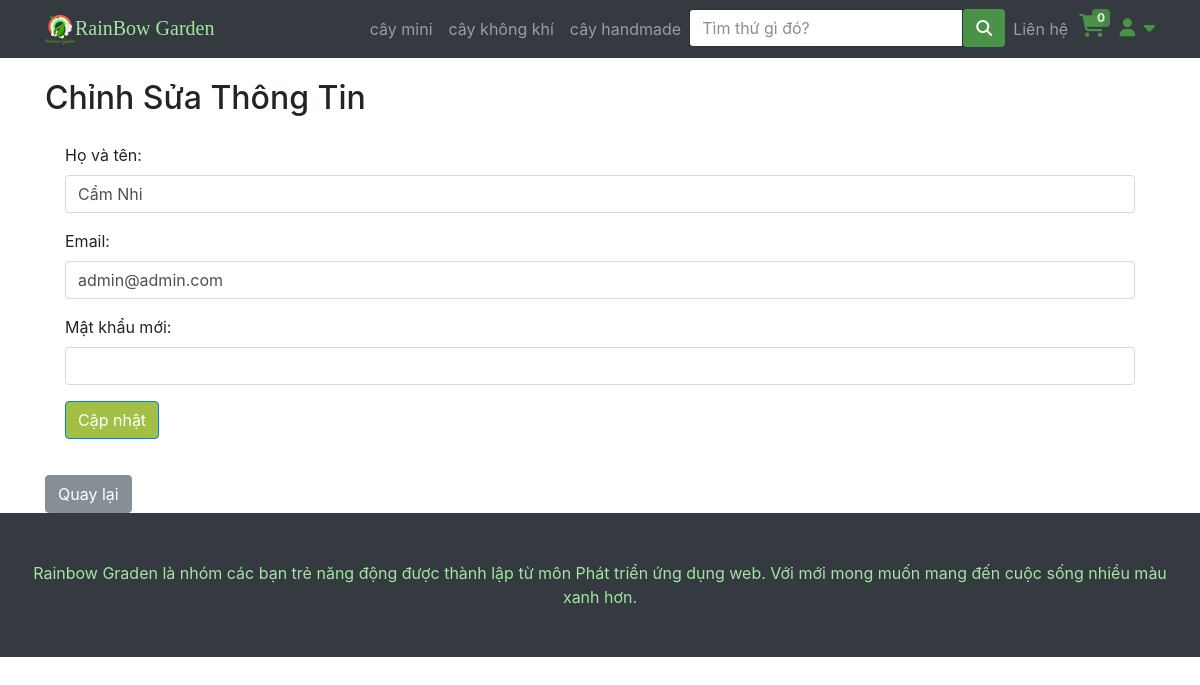
Page /edit_profile.php (signed in) on the committed database.
### tables this page shows
CREATE TABLE IF NOT EXISTS `category` (
  `id` int NOT NULL AUTO_INCREMENT,
  `name` varchar(200) DEFAULT NULL,
  `image` varchar(200) NOT NULL,
  PRIMARY KEY (`id`)
);

CREATE TABLE IF NOT EXISTS `account` (
  `id` int NOT NULL AUTO_INCREMENT,
  `role` varchar(20) NOT NULL DEFAULT 'client',
  `username` varchar(100) DEFAULT NULL,
  `passwords` varchar(100) DEFAULT NULL,
  `fullname` varchar(200) DEFAULT NULL,
  `createdate` datetime DEFAULT NULL,
  `lastmodified` datetime DEFAULT NULL,
  PRIMARY KEY (`id`)
);

### php/connectDB.php (called while the page is built, shortened)
<?php
class DataAccessHelper
{
	static $connection;
	public function connect()
	{
		self::$connection = new mysqli(DB_HOST, DB_USER, DB_PASSWORD, DB_NAME, DB_PORT);
		self::$connection->set_charset(DB_CHARSET);
	}
	public function executeQuery($sql)
	{
		return self::$connection->query($sql);
	}
}

### Cart.php (called while the page is built, shortened)
<?php
$count_cart = 0;

### edit_profile.php (the view, shortened to what this page needs)
<?php
include 'header.php';
$id = $_SESSION['account'];
$sql = "SELECT * FROM account WHERE id = '$id'";
$result = $db->executeQuery($sql);
$user = mysqli_fetch_assoc($result);
?>
<div class="container">
    <h2 class="mt-4">Chỉnh Sửa Thông Tin</h2>
    <form method="POST" action="" style="padding: 20px;">
        <div class="form-group">
            <label for="fullname">Họ và tên:</label>
            <input type="text" name="fullname" class="form-control" id="fullname" value="<?php echo htmlspecialchars($user['fullname']); ?>" required>
        </div>
        <div class="form-group">
            <label for="email">Email:</label>
            <input type="email" name="username" class="form-control" id="email" value="<?php echo htmlspecialchars($user['username']); ?>" required>
        </div>
        <div class="form-group">
            <label for="password">Mật khẩu mới:</label>
            <input type="password" name="password" class="form-control" id="password" required>
        </div>
        <button type="submit" class="btn btn-primary">Cập nhật</button>
    </form>
    <a href="profile.php" class="btn btn-secondary mt-3">Quay lại</a>
</div>
<?php
include "footer.php";

### header.php (shortened to what this page needs)
<?php
include "php/connectDB.php";
$db = new DataAccessHelper;
$db->connect();
include('Cart.php');
?>
<!DOCTYPE html>
<html lang="en">
<head>
    <link href="vendor/bootstrap/css/bootstrap.min.css" rel="stylesheet">
    <link href="css/modern-business.css" rel="stylesheet">
    <link href="css/icon-fonts.min.css" rel="stylesheet">
    <link href="css/settings.css" rel="stylesheet">
    <link href="css/grid-and-effects.css" rel="stylesheet">
    <link href="css/custom.css" rel="stylesheet">
    <link href="css/styles.css" rel="stylesheet">
    <link rel="stylesheet" href="https://cdnjs.cloudflare.com/ajax/libs/font-awesome/6.7.1/css/all.min.css">
</head>
<body>
    <nav class="navbar fixed-top navbar-expand-lg navbar-dark bg-dark fixed-top">
        <div class="container">
            <a class="navbar-brand GreenBrand" href="index.php"><img src="img/logobn.png">RainBow Garden</a>
            <div class="collapse navbar-collapse" id="navbarResponsive">
                <ul class="navbar-nav ml-auto">
                    <?php
                    $query = $db->executeQuery("SELECT * FROM category");
                    $result = mysqli_fetch_all($query, MYSQLI_ASSOC);
                    ?>
                    <?php foreach ($result as $value) : ?>
                        <li class="nav-item">
                            <a class="nav-link" href="loaicay?category=<?php echo $value['id'] ?>"><?php echo $value['name'] ?></a>
                        </li>
                    <?php endforeach; ?>
                    <li>
                        <form class="input-with-submit header-search" method="GET">
                            <div class="input-group">
                                <input type="text" class="form-control" placeholder="Tìm thứ gì đó?" name="tukhoa">
                                <span class="input-group-button">
                                    <button class="btn btn-default" style="background-color: #4b9249" type="submit">
                                        <i class="fa fa-search"></i>
                                    </button>
                                </span>
                            </div>
                        </form>
                    </li>
                    <li class="nav-item dropdown">
                        <a class="nav-link" href="lienhe.php">
                            Liên hệ
                        </a>
                    </li>
                    <li style="width: 40px !important; height: 40px; padding-left: 3px;">
                        <span class="my-cart-icon">
                            <span class=" navRbcart">
                                <a href="myCart.php">
                                </a>
                            </span>
                            <span class="badge badge-notify my-cart-badge"><?php echo $count_cart ?></span>
                        </span>
                    </li>
                    <li class="dropdown navRbaccount">
                        <a class=" fn-bran-light" data-toggle="dropdown" href="#">
                            <i class="fa fa-user fa-fw"></i> <i class="fa fa-caret-down"></i>
                        </a>
                    </li>
                </ul>
            </div>
        </div>
    </nav>

### css/modern-business.css (style rules this page uses)
body { padding-top: 54px; }
@media (min-width: 992px) { body { padding-top: 56px; } }

### css/grid-and-effects.css (style rules this page uses)
.container { margin-right: auto; margin-left: auto; padding-left: 15px; padding-right: 15px; }
@media (min-width: 768px) { .container, .row.ig_fullwidth { width: 750px; } }
@media (min-width: 992px) { .container, .row.ig_fullwidth { width: 970px; } }
@media (min-width: 1200px) { .container, .row.ig_fullwidth { width: 1170px; } }
.collapse { display: none; }
.clearfix:after, .container:after, .container-fluid:after, .row:after { clear: both; content: " "; display: table; }

### css/custom.css (style rules this page uses)
.GreenBrand { color: #a1e6a1 !important; font-family: 'Pacifico', cursive; }
.dropdown { position: relative; display: inline-block; }
.navRbcart { font-size: 23px !important; color: white; position: relative; }
.badge-notify { background:#4b9249; opacity: 0.85; position:relative; top: -40px; left: 13px; }
.navRbaccount { padding-top: 5px; font-size: 18px; }

### css/styles.css (style rules this page uses)
.btn-primary, .btn-primary:active, .btn-primary:focus, .btn-primary:active:focus, .btn-primary:hover, .wpcf7-submit, span.wpcf7-list-item, button, .navbar-toggle, input[type='button'], input[type='reset'], input[type='submit'], .jumbotron .carousel-indicators li.active, .post-item .vertical-center span, .post-item .label-wrap .label, .testimonials .testimonial-control, .testimonials .testimonial-control:first-of-type::before, .testimonials .testimonial-control:last-of-type::before, .cta-button, .brochure-box, .project-navigation a, .pagination a.current, .pagination span.current, .sidebar .widget.widget_nav_menu .menu li:hover, .sidebar .widget.widget_nav_menu .menu li.current-menu-item a, .sidebar .widget.widget_nav_menu .menu li a:hover, .panel-group .panel .panel-heading .accordion-toggle[aria-expanded="true"] { background-color: #a2c046; color: #ffffff; }
.fa { display: inline-block; font: normal normal normal 14px/1 FontAwesome; font-size: inherit; text-rendering: auto; -webkit-font-smoothing: antialiased; -moz-osx-font-smoothing: grayscale; }

### header.php (style rules this page uses)
a { color: #4b9249; }

### rows in the picture
category: name "cây mini"
category: name "cây không khí"
category: name "cây handmade"
account: fullname "Cẩm Nhi", username "admin@admin.com"

### other values in the picture
$count_cart "0"
